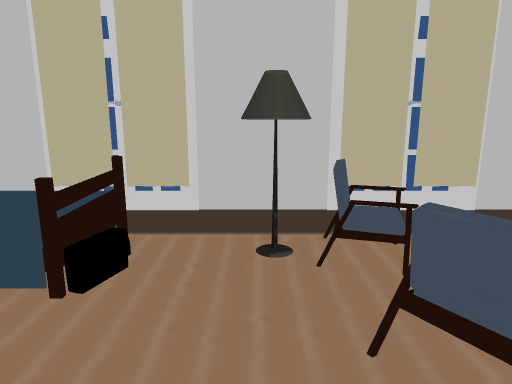
view 1 (above)

12 first-person views from a walk through a Unity game level. The camera is 1.3 m above the floor, tilts 12° down and sees 70° across. The floor is counted in squares, 0.5 m on a side. Each view is taken from the middle of a square. On the plan, view 1 faces up. The plan holds only what a view shows up to about 20 squares ahead; the rest is blank. The player is left out. Door leaves are left out, so doorways stand open. Some surface patterns are stand-ins.

view 2
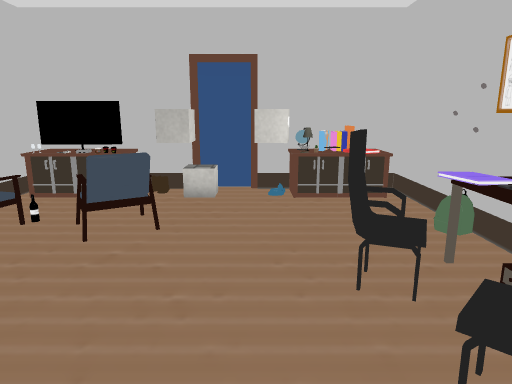

view 3
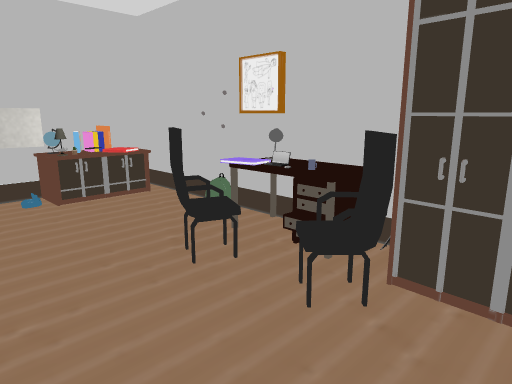

view 4
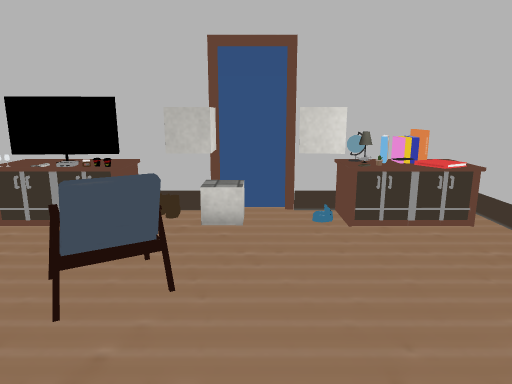

view 5
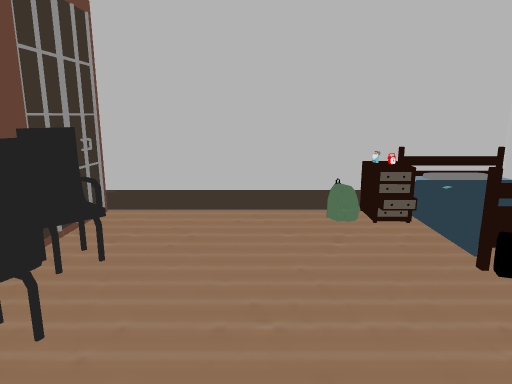

view 6
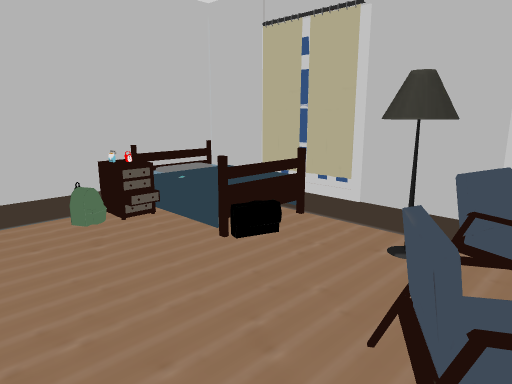

view 7
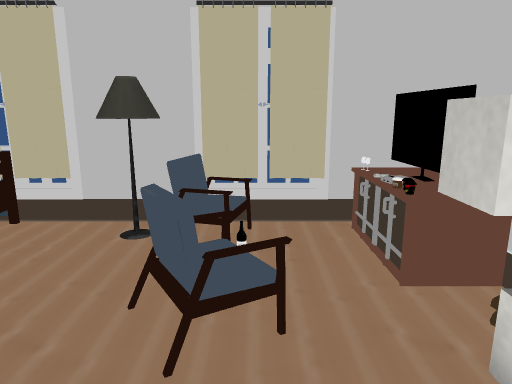

view 8
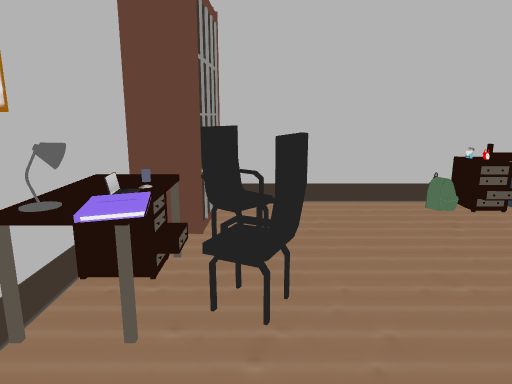

view 9
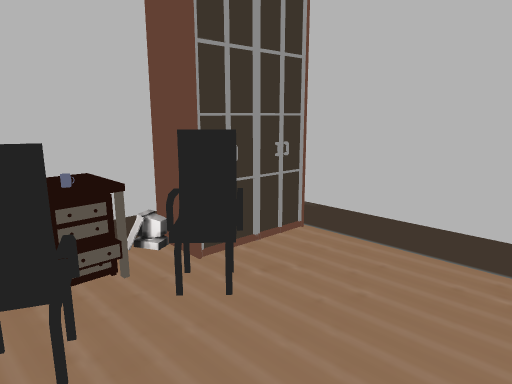

view 10
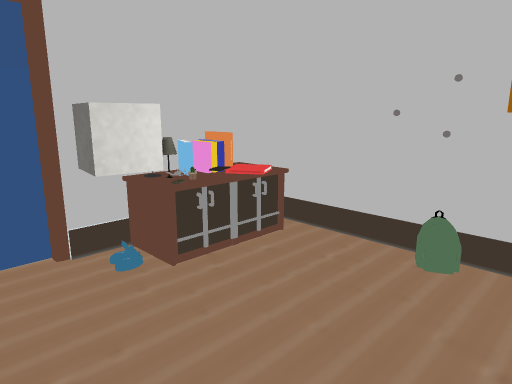

view 11
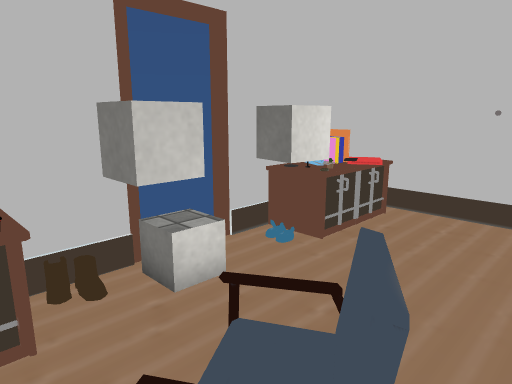

view 12
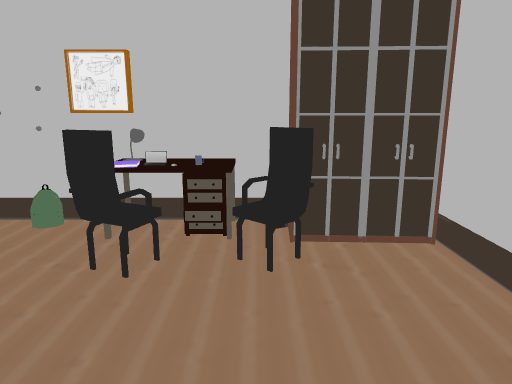

### Floor plan
Key: @ floor where view 1 was taken; # wall or solid block; . floor; D open door; = window, fence, low wall or low ledge; B bed; L lamp; C chair; A laptop; W wardrobe; O other object.
Columns run from 7 left of view 1 to 7 right of it. Each row starts with its distance up from view 1.
  8 ###############
  7 #   B .L##= OO#
  6 #  OB..LC#.. O#
  5 #OOOO.......OO#
  4 # .......C..OO#
  3 #O.......#O.OOO
  2 #...........OOD
  1 #.............D
  0 #......@....OO#
 -1 #...........OO#
 -2 #..CO.CC....OO#
 -3 #W##C.OO....OO#
 -4 #  ###AL....OO#
 -5     ####OOO####

Where each view was taken, in squares from view 1:
view 1: 0 up, 0 right, facing up
view 2: 0 up, 6 left, facing right
view 3: 2 up, 6 left, facing down-right
view 4: 1 up, 3 left, facing right
view 5: 1 up, 3 right, facing left
view 6: 0 up, 3 right, facing up-left
view 7: 1 down, 3 right, facing up
view 8: 2 down, 4 right, facing left
view 9: 2 up, 0 right, facing down-left
view 10: 2 up, 0 right, facing down-right
view 11: 5 up, 1 right, facing down-right
view 12: 4 up, 3 left, facing down
